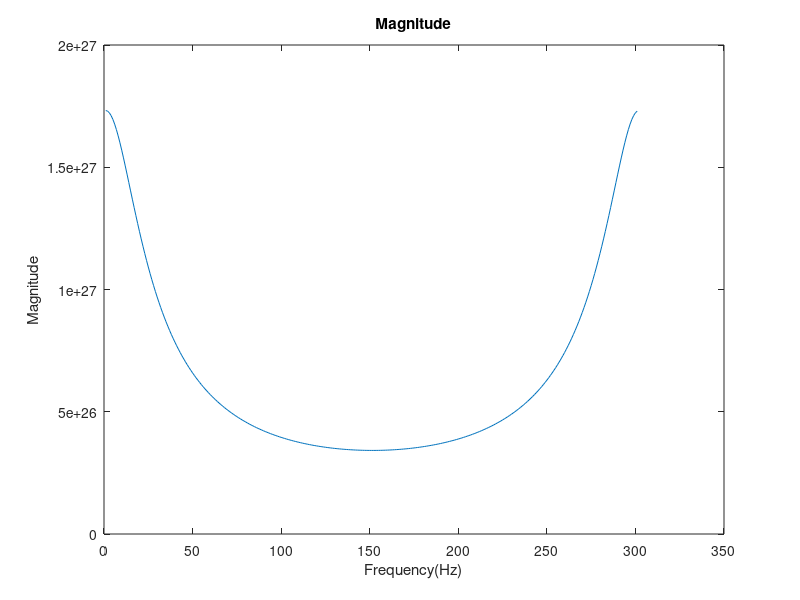
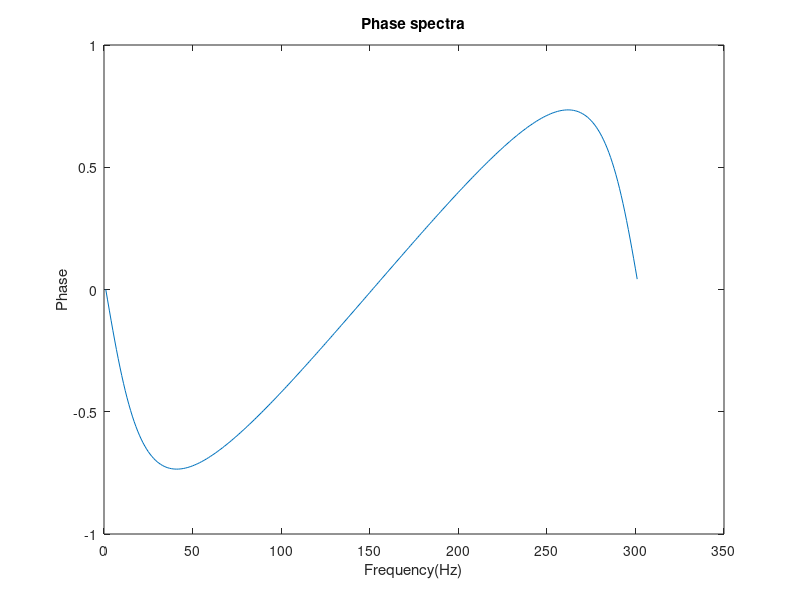

These figures' MATLAB source, in order:
t=-15:0.1:15;
Htime=(5*exp(-4*t));
Hfrequency=fft(Htime);
Magn=abs(Hfrequency); 
Angle=angle(Hfrequency);
figure
plot(Magn);
xlabel('Frequency(Hz)')
ylabel('Magnitude')
title('Magnitude')
figure
plot(Angle);
xlabel('Frequency(Hz)')
ylabel('Phase')
title('Phase spectra')
